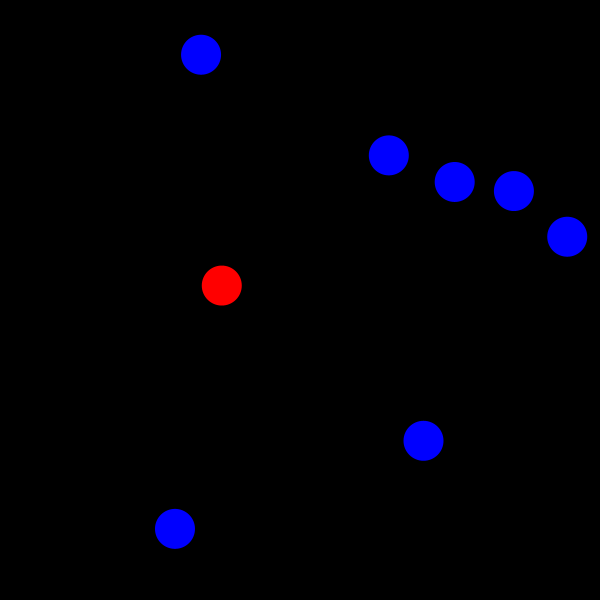
Frame 1 (no input)
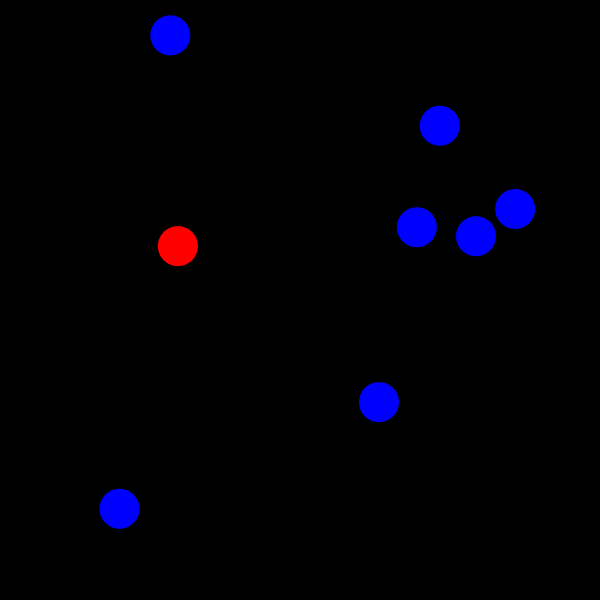
Frame 60 (the mouse pressed at the canvas centre just before this capture)
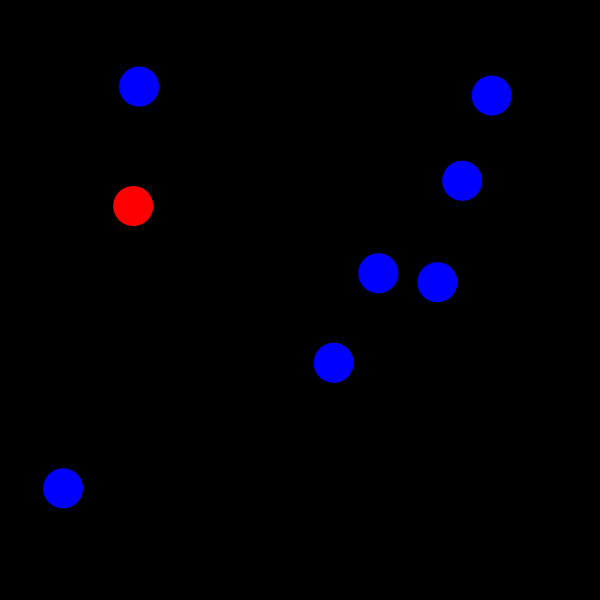
Frame 120 (the mouse held since frame 60 and released just before this capture)

The Processing sketch that drew these frames (run headless with seeded random() and noise(); from frame 60 on, the mouse is pressed at the canvas centre):

// Processing sketch: infection
// ── infection.pde
int population = 10;
ArrayList<person> people = new ArrayList<person>();
int personSizeParameter = 20;

void setup() {
  size(600, 600);
  noStroke();
  ellipseMode(RADIUS);
  // the first time we create the population we don't know the arrayList size in advance
  for (int i = 0; i < population; i++) {
    people.add(new person('S',personSizeParameter,random(width),random(height)));
  }
  // introduce a single infected person in addition
  people.add(new person('I',personSizeParameter,random(width),random(height)));
  // now we do, and can refer to its length using the size() method
  for (int i = 0; i < people.size(); i++) {
    if (people.get(i).hasCollidedWithWall()) {
      people.remove(i);
    }
  }
  // we also want to ensure that the initial locations are such that people are not in contact
  for (int i = 0; i < people.size(); i++) {
    for (int j = 0; j < people.size(); j++) {
      if (i != j) {
        if (people.get(i).hasCollidedWithPerson(people.get(j))) {
          if (people.get(i).personState == 'S') { // we need to keep the single initial infectious case
            people.remove(i);
          } else {
            people.remove(j);
          }
        }
      }
    }
  }
}

void draw() {
  background(0);
  for (int i = 0; i < people.size(); i++) {
    person thisPerson = people.get(i);
    thisPerson.wallCollision();
    thisPerson.move();
    thisPerson.display();
    // perform the collisions with other people
    for (int j = 0; j < people.size(); j++) {
      if (i != j) {
        person otherPerson = people.get(j);
        thisPerson.collision(otherPerson);
      }
    }
  }
}

class person {
  // properties
  char personState; // S = susceptible, I = infected, R = recovered
  float personSize;
  float personX;
  float personY;
  PVector personLocation;
  PVector personVelocity;
  color personColor;
  // person constructor function
  person(char _personState, float _personSize, float _personX, float _personY) {
    personState = _personState;
    personSize = _personSize;
    personX = _personX;
    personY = _personY;
    // vectors
    personLocation = new PVector(personX,personY);
    personVelocity = new PVector(random(-1,1), random(-1,1));
    personVelocity.normalize();
    personVelocity.mult(1); // gives us the optional ability to speed up movement
  }
  
  boolean hasCollidedWithPerson(person otherPerson) {
    
    // Get distances between the balls components
    PVector distanceVect = PVector.sub(otherPerson.personLocation, personLocation);

    // Calculate magnitude of the vector separating the balls
    float distanceVectMag = distanceVect.mag();

    // Minimum distance before they are touching
    float minDistance = personSize + otherPerson.personSize;

    if (distanceVectMag < minDistance) {
      return true;
    } else {
      return false;
    }
  }
  
  void infectionDynamics(person otherPerson) {
    // main person gets infected
    if (personState == 'S' && otherPerson.personState == 'I') {
      personState = 'I';
    } else if (personState == 'I' && otherPerson.personState == 'S') {
      otherPerson.personState = 'I';
    }
  }
  
  void collision(person otherPerson) {

    // Get distances between the balls components
    PVector distanceVect = PVector.sub(otherPerson.personLocation, personLocation);

    // Calculate magnitude of the vector separating the balls
    float distanceVectMag = distanceVect.mag();

    // Minimum distance before they are touching
    float minDistance = personSize + otherPerson.personSize;
  
    // logic for dealing with collisions between people
    if (distanceVectMag < minDistance) {
      // pass on the disease
      infectionDynamics(otherPerson);
      
      // remaining calcs
      float distanceCorrection = (minDistance-distanceVectMag)/2.0;
      PVector d = distanceVect.copy();
      PVector correctionVector = d.normalize().mult(distanceCorrection);
      otherPerson.personLocation.add(correctionVector);
      personLocation.sub(correctionVector);

      // get angle of distanceVect
      float theta  = distanceVect.heading();
      // precalculate trig values
      float sine = sin(theta);
      float cosine = cos(theta);

      /* bTemp will hold rotated ball positions. You 
       just need to worry about bTemp[1] position*/
      PVector[] bTemp = {
        new PVector(), new PVector()
      };

      bTemp[1].x  = cosine * distanceVect.x + sine * distanceVect.y;
      bTemp[1].y  = cosine * distanceVect.y - sine * distanceVect.x;

      // rotate Temporary velocities
      PVector[] vTemp = {
        new PVector(), new PVector()
      };

      vTemp[0].x  = cosine * personVelocity.x + sine * personVelocity.y;
      vTemp[0].y  = cosine * personVelocity.y - sine * personVelocity.x;
      vTemp[1].x  = cosine * otherPerson.personVelocity.x + sine * otherPerson.personVelocity.y;
      vTemp[1].y  = cosine * otherPerson.personVelocity.y - sine * otherPerson.personVelocity.x;

      /* Now that velocities are rotated, you can use 1D
       conservation of momentum equations to calculate 
       the final velocity along the x-axis. */
      PVector[] vFinal = {  
        new PVector(), new PVector()
      };

      // final rotated velocity for b[0]
      vFinal[0].x = ((personSize - otherPerson.personSize) * vTemp[0].x + 2 * otherPerson.personSize * vTemp[1].x) / (personSize + otherPerson.personSize);
      vFinal[0].y = vTemp[0].y;

      // final rotated velocity for b[0]
      vFinal[1].x = ((otherPerson.personSize - personSize) * vTemp[1].x + 2 * personSize * vTemp[0].x) / (personSize + otherPerson.personSize);
      vFinal[1].y = vTemp[1].y;

      // hack to avoid clumping
      bTemp[0].x += vFinal[0].x;
      bTemp[1].x += vFinal[1].x;

      /* Rotate ball positions and velocities back
       Reverse signs in trig expressions to rotate 
       in the opposite direction */
      // rotate balls
      PVector[] bFinal = { 
        new PVector(), new PVector()
      };

      bFinal[0].x = cosine * bTemp[0].x - sine * bTemp[0].y;
      bFinal[0].y = cosine * bTemp[0].y + sine * bTemp[0].x;
      bFinal[1].x = cosine * bTemp[1].x - sine * bTemp[1].y;
      bFinal[1].y = cosine * bTemp[1].y + sine * bTemp[1].x;

      // update balls to screen position
      otherPerson.personLocation.x = personLocation.x + bFinal[1].x;
      otherPerson.personLocation.y = personLocation.y + bFinal[1].y;

      personLocation.add(bFinal[0]);

      // update velocities
      personVelocity.x = cosine * vFinal[0].x - sine * vFinal[0].y;
      personVelocity.y = cosine * vFinal[0].y + sine * vFinal[0].x;
      otherPerson.personVelocity.x = cosine * vFinal[1].x - sine * vFinal[1].y;
      otherPerson.personVelocity.y = cosine * vFinal[1].y + sine * vFinal[1].x;
    }
  }
  
  boolean hasCollidedWithWall() {
    
    if (personLocation.x - personSize < 0) {
      return true;
    } else if (personLocation.x + personSize > width) {
      return true;
    } else if (personLocation.y - personSize < 0) {
      return true;
    } else if (personLocation.y + personSize > height) {
      return true;
    } else {
      return false;
    }
  }
  
  void wallCollision() {
    
    if (hasCollidedWithWall()) {
      if (personLocation.x - personSize < 0) {
        personVelocity.x = personVelocity.x * -1;
        personLocation.x = personSize;
      } else if (personLocation.x + personSize > width) {     
        personVelocity.x = personVelocity.x * -1;
        personLocation.x = width - personSize;
      } else if (personLocation.y - personSize < 0) {     
        personVelocity.y = personVelocity.y * -1;
        personLocation.y = personSize;
      } else if (personLocation.y + personSize > height) {     
        personVelocity.y = personVelocity.y * -1;
        personLocation.y = height - personSize;
      }
    }
  }
  
  void move() {
    // update
    personLocation.add(personVelocity);
  }

  void display() {
    if (personState == 'S') {
      personColor = color(0,0,255); // blue
    } else if (personState == 'I') {
      personColor = color(255,0,0); // red
    } else if (personState == 'R') {
      personColor = color(0,255,0); // green
    }
    fill(personColor);
    ellipse(personLocation.x, personLocation.y, personSize, personSize);
  }
}
